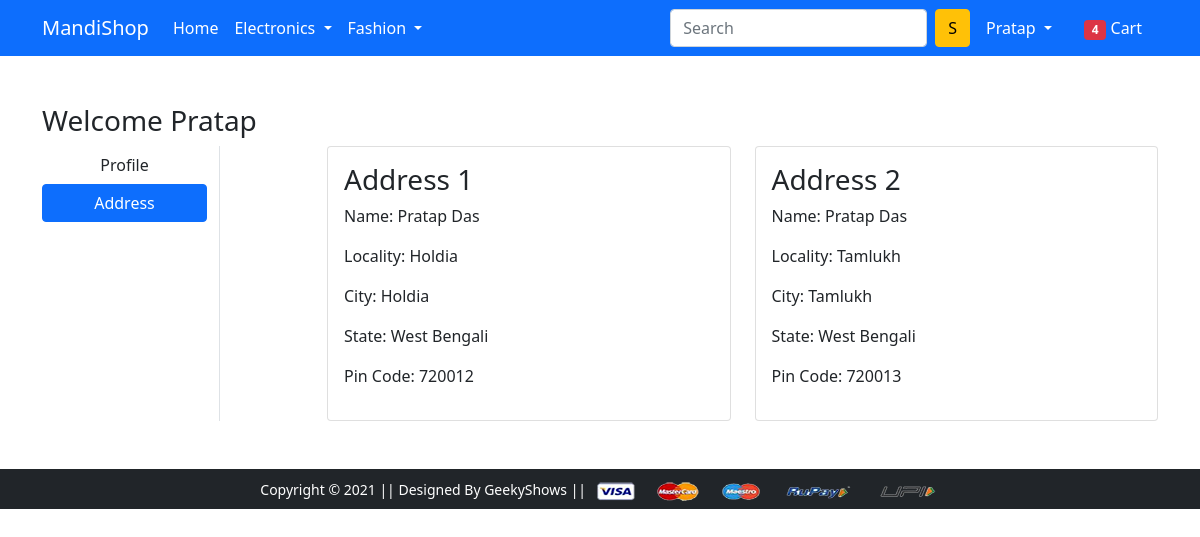
The page /address/ (signed in) on the database its author committed.
### MyApp/models.py (models this page shows, shortened)
class Customer(models.Model):
    user = models.ForeignKey(User, on_delete=models.CASCADE)
    name = models.CharField(max_length=200)
    locality = models.CharField(max_length=200)
    city = models.CharField(max_length=50)
    zipcode = models.IntegerField()
    state = models.CharField(choices=STATE_CHOICES, max_length=50)

### MyApp/views.py (the view)
# urls.py: path('address/', views.address, name='address'),
@login_required
def address(request):
    add = Customer.objects.filter(user=request.user)
    return render(request, 'app/address.html', {'address': add})

### MyApp/templates/app/address.html (shortened to what this page needs)
{% extends 'app/base.html' %}
{% load static %}
{% block main-content %}
<div class="container my-5">
 <div class="row">
 <h3>Welcome <span class="text-capitalize">{{ request.user }}</span></h3>
  <div class="col-sm-2 border-end">
   <ul class="list-unstyled">
    <li class="d-grid"><a href="{% url 'profile' %}" class="btn">Profile</a></li>
    <li class="d-grid"><a href="{% url 'address' %}" class="btn btn-primary">Address</a></li>
   </ul>
  </div>
  <div class="col-sm-9 offset-sm-1">
   <div class="row">
    {% for ad in address %}
    <div class="col-sm-6">
     <div class="card">
      <div class="card-body">
       <h3>Address {{forloop.counter}}</h3>
       <p>Name: {{ad.name}}</p>
       <p>Locality: {{ad.locality}}</p>
       <p>City: {{ad.city}}</p>
       <p>State: {{ad.state}}</p>
       <p>Pin Code: {{ad.zipcode}}</p>
      </div>
     </div>
    </div>
    {% endfor %}
   </div>
  </div>
 </div>
</div>
{% endblock main-content %}

### MyApp/templates/app/base.html (shortened to what this page needs)
<!DOCTYPE html>
{% load static %}
<html lang="en">
  <head>
    <link
      href="https://cdn.jsdelivr.net/npm/bootstrap@5.0.0-beta1/dist/css/bootstrap.min.css"
      rel="stylesheet"
    />
    <link rel="stylesheet" href="{% static 'app/css/owl.carousel.min.css' %}" />
    <link rel="stylesheet" href="{% static 'app/css/all.min.css' %}" />
    <link rel="stylesheet" href="{% static 'app/css/style.css' %}" />
  </head>
  <body>
    <nav class="navbar navbar-expand-lg navbar-dark bg-primary">
      <div class="container">
        <a class="navbar-brand" href="/">MandiShop</a>
        <div class="collapse navbar-collapse" id="navbarSupportedContent">
          <ul class="navbar-nav me-auto mb-2 mb-lg-0">
            <li class="nav-item">
              <a class="nav-link active" aria-current="page" href="/">Home</a>
            </li>
            <li class="nav-item dropdown">
              <a
                class="nav-link dropdown-toggle text-white"
                href="#"
                id="electronicsDropdown"
                role="button"
                data-bs-toggle="dropdown"
                aria-expanded="false"
              >
                Electronics
              </a>
            </li>
            <li class="nav-item dropdown">
              <a
                class="nav-link dropdown-toggle text-white"
                href="#"
                id="fashionDropdown"
                role="button"
                data-bs-toggle="dropdown"
                aria-expanded="false"
              >
                Fashion
              </a>
            </li>
          </ul>
          <form class="d-flex">
            <input
              class="form-control me-2"
              type="search"
              placeholder="Search"
              aria-label="Search"
            />
            <button class="btn btn-warning" type="submit">S</button>
          </form>
          <div>
            <ul class="navbar-nav me-auto mb-2 mb-lg-0">
              {% if request.user.is_authenticated %}
              <li class="nav-item dropdown mx-2">
                <a
                  class="nav-link dropdown-toggle text-white"
                  href="#"
                  id="profileDropdown"
                  role="button"
                  data-bs-toggle="dropdown"
                  aria-expanded="false"
                >
                  {{ request.user.username|capfirst }}
                </a>
              </li>
              <li class="nav-item mx-2">
                <a href="{% url 'showcart' %}" class="nav-link text-white"
                  ><span class="badge bg-danger">4</span> Cart
                </a>
              </li>
              {% endif %}
            </ul>
          </div>
        </div>
      </div>
    </nav>
     {% block main-content %} {% endblock main-content %}
    <footer class="container-fluid bg-dark text-center p-2 mt-5">
      <small class="text-white"
        >Copyright &copy; 2021 || Designed By GeekyShows ||
      </small>
      <img
        src="{% static 'app/images/payment.png' %}"
        alt=""
        srcset=""
        class="img-fluid"
        height="2px"
      />
    </footer>
  </body>
</html>

### rows shown on the page
Customer: name "Pratap Das", locality "Holdia", city "Holdia", state "West Bengali", zipcode "720012"
Customer: name "Pratap Das", locality "Tamlukh", city "Tamlukh", state "West Bengali", zipcode "720013"

### other values the page prints
{{ request.user.username|capfirst }} "Pratap"
{{ request.user }} "Pratap"
